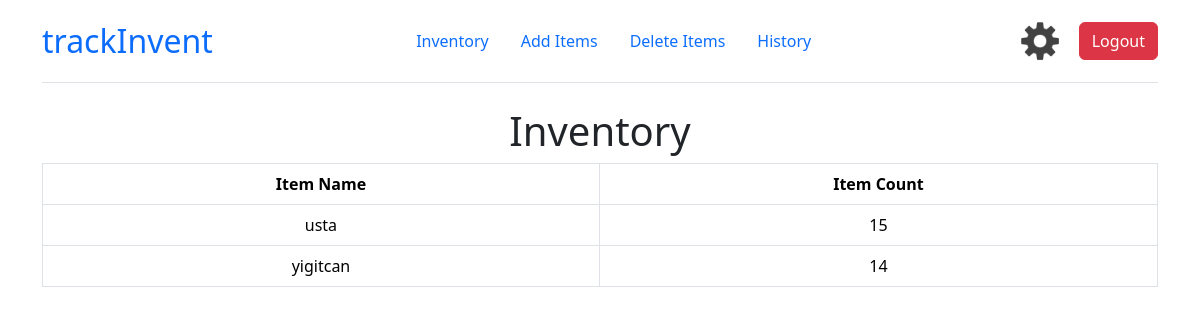
The app's page / (signed in), older data.
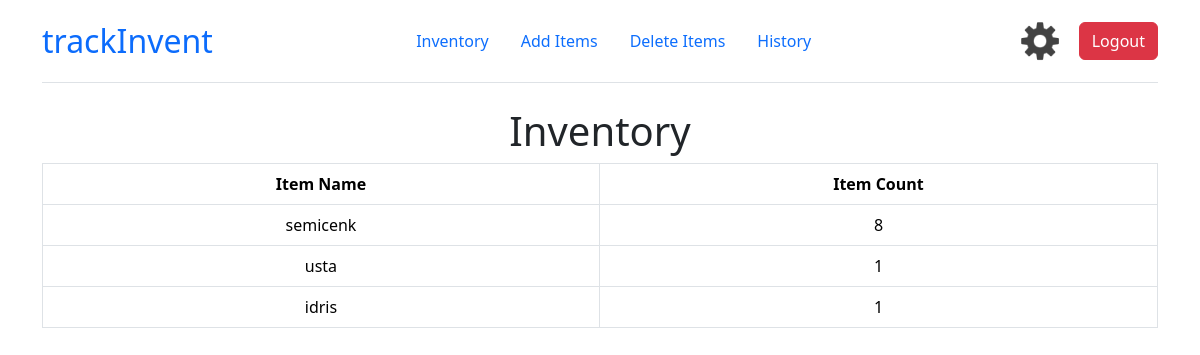
The same page, newer data.
### tables this page shows
CREATE TABLE inventory(userid TEXT, item TEXT NOT NULL, count INTEGER NOT NULL, FOREIGN KEY (userid) REFERENCES userinformation(userid));

### app.py (the view)
@app.route("/")
@login_required
def inventory():
    userinventory = sort_tuple(loadInventory(session["id"]), 2)
    return render_template("inventory.html", items=userinventory, itemsTableVisible = True)

### app.py (called while the page is built)
def loadInventory(id):
    try:
        with sqlite3.connect(db_path) as db:
            cursor = db.cursor()
    except sqlite3.Error as currentError:
        flash(f"Error while retrieving user inventory from database { currentError } ", "danger")
    userinventory = cursor.execute("SELECT * FROM inventory WHERE userid = ?", [id])
    userinventory = userinventory.fetchall()
    if len(userinventory) == 0:
        return None
    return userinventory

def sort_tuple(tup, keyIndex):
    if (tup != None):
        tup.sort(reverse = True, key = lambda x: x[keyIndex])
        return tup
    return None

### helpers.py (called while the page is built)
def login_required(f):
    @wraps(f)
    def decorated_function(*args, **kwargs):
        if session.get("id") is None:
            return redirect(url_for('login', next=request.url))
        return f(*args, **kwargs)
    return decorated_function

### templates/inventory.html (shortened to what this page needs)
{% extends "layout.html" %}
{% block header %}
    <form action="/">
            <div id="container">
                <h1 style="text-align: center">Inventory</h1>
            </div>
    </form>
{% endblock %}

### templates/layout.html (shortened to what this page needs)
<!DOCTYPE html>
<html lang="en">
<body style="background-color: #FFFFFF;">
    <link href="https://cdn.jsdelivr.net/npm/bootstrap@5.3.3/dist/css/bootstrap.min.css" rel="stylesheet">
    <div class="container">
        <header class="d-flex flex-wrap justify-content-center align-items-center justify-content-md-between py-3 mb-4 border-bottom">
            <a class="d-flex align-items-center mb-3 mb-md-0 link-body-emphasis text-decoration-none">
                <span class="fs-2" style="color: #0c6cfc;">trackInvent</span>
            </a>
            <ul class="nav col-12 col-md-auto mb-2 justify-content-center mb-md-0">
                <li class="nav-item">
                    <a class="nav-link" href="/">Inventory</a>
                </li>
                <li class="nav-item">
                    <a class="nav-link" href="/additem">Add Items</a>
                </li>
                <li class="nav-item">
                    <a class="nav-link" href="/deleteitem">Delete Items</a>
                </li>
                <li class="nav-item">
                    <a class="nav-link" href="/history">History</a>
                </li>
            </ul>
            <div class="text-end">
                <a class="nav-lnk" href="/settings"><img src="../static/pics/setting.png" alt="settings" width="50" height="50" style="margin-right: 10px;"></a>
                <button type="submit" class="btn btn-danger"><a class="nav-link" href="/logout">Logout</a></button>
            </div>
        </header>
        {% block header %}
        {% endblock %}
        {% if items != None and itemsTableVisible == true %}
        <table class="table table-bordered text-center flex-column justify-content-center">
            <tbody>
                    <tr class="table-default">
                        <th><b>Item Name</b></th>
                        <th><b>Item Count</b></th>
                    </tr>
                    {% for item in items %}
                        <tr class="table-default">
                            <td>
                                {{ item[1] }}
                            </td>
                            <td>
                                {{ item[2] }}
                            </td>
                        </tr>
                    {% endfor %}
            </tbody>
        </table>
        {% elif items == None or logs == None %}
            <h3 style="text-align: center">Nothing to show here!</h3>
        {% endif %}
    </div>
</body>

Row changes from the older to the newer data that the page shows:
added inventory: item "semicenk", count "8"
changed inventory "usta": count "15" → "1"
changed inventory: item "yigitcan" → "idris"; count "14" → "1"
